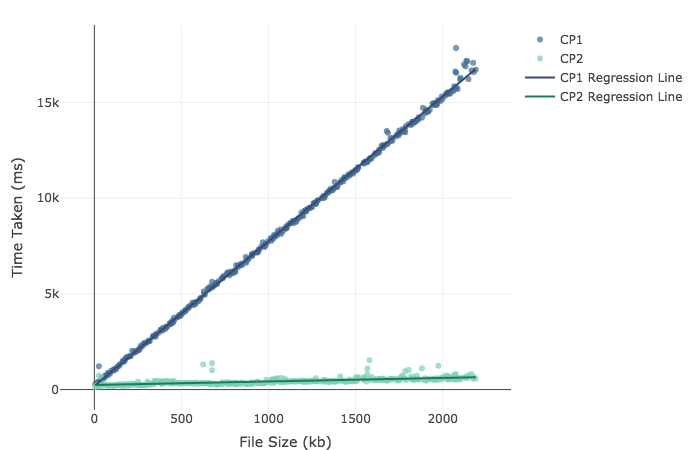

Recreate this plot in R.
library(tidyverse)
library(plotly)

cp1 <- read.csv('/Users/arroyo/Desktop/stuff/Term 5/50005/programming_assignment2/SecureTransfer/cp1-data.csv')
cp2 <- read.csv('/Users/arroyo/Desktop/stuff/Term 5/50005/programming_assignment2/SecureTransfer/cp2-data.csv')

cp1.linearModel = lm(time ~ Size, data=cp1)
cp2.linearModel = lm(time ~ Size, data=cp2)

x <- list(
  title = "File Size (kb)"
)
y <- list(
  title = "Time Taken (ms)"
)

p <- plot_ly(
  cp1, x = ~Size, y = ~time,
  alpha = 0.7,
  type = 'scatter',
  name = "CP1",
  color = I('#3E6D8F')
) %>%
  layout(xaxis = x, yaxis = y) %>%
  add_markers(
    data = cp2, x = ~cp2$Size, y = ~cp2$time,
    name = "CP2",
    color = I("#7BD2B4")) %>%
  add_lines(
    x = ~cp1$Size, y = fitted(cp1.linearModel),
    name = "CP1 Regression Line",
    color = I("#3D477C"),
    alpha = 1
  ) %>%
  add_lines(
    x = ~cp2$Size, y = fitted(cp2.linearModel),
    name = "CP2 Regression Line",
    color = I("#1e7a58"),
    alpha = 1
  ) 

p 
